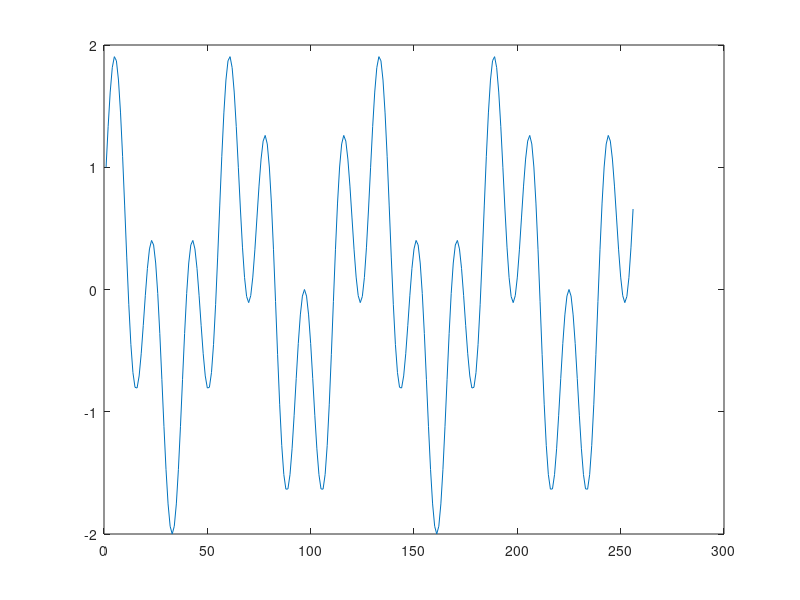
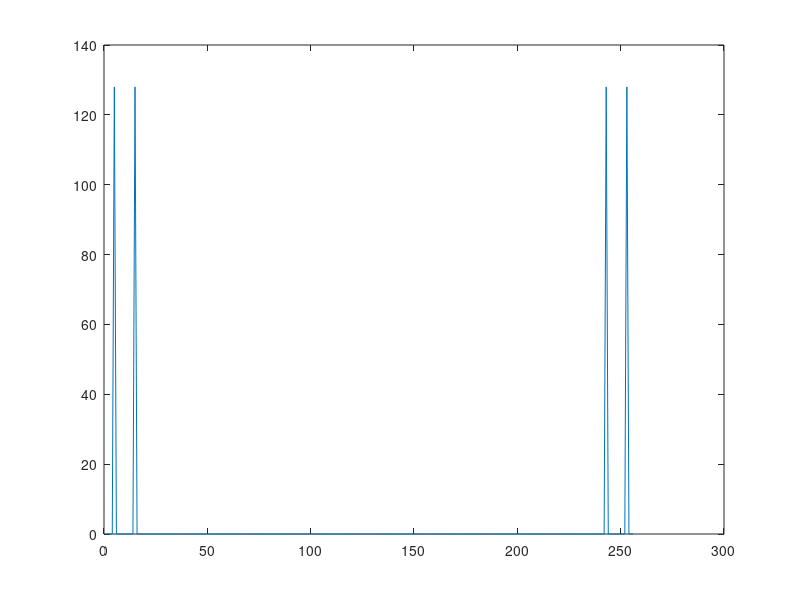

MATLAB code for these plots, in order:
close all
clear
clc

N = 256;
n = 0:N-1;
input = cos(2 * pi * n / N * 4) + sin(2 * pi * n / N * 14);

figure(1);
plot(input);
hold on;

twiddle = zeros(N - 1, 1); %always N-1 twiddles

k = 2; % partial FFT size = bottom twiddle index
m = 0; % top twiddle index
t = 1; % twiddle table index

% calculate twiddles
while k <= N
    m = 0;
    while m < (k / 2)
        twiddle(t) = exp(-2i*pi*m/k);
        t = t + 1;
        m = m + 1;
    end
    k = k * 2;
end

input = bitrevorder(input); %reverse bits in input vector indices and return modified input vector

k = 2; % bottom twiddle index = current partial FFT size
while k <= N % loop for all butterfly diagram stages
    i = 0; %current input sample index
    while i < N
        m = 0; % top twiddle index = current step in this partial FFT
        while m < (k / 2)
           % do the "cross" calculation
           x = input(i + m + 1); %store original upper branch value temporarily
           % multiply bottom branch by the twiddle
           input(i + k / 2 + m + 1) = input(i + k / 2 + m + 1) * twiddle(k / 2 - 1 + m + 1);
           % add bottom branch multiplied by the twiddle to the upper branch
           input(i + m + 1) = input(i + m + 1) + input(i + k / 2 + m + 1);
           % add original upper branch to negated bottom branch (multiplied
           % by the twiddle earlier)
           input(i + k / 2 + m + 1) = x - input(i + k / 2 + m + 1);
           m = m + 1;
           t = t + 1;
        end
        i = i + k;
    end
    k = k * 2;
end

figure(2)
plot(abs(input));